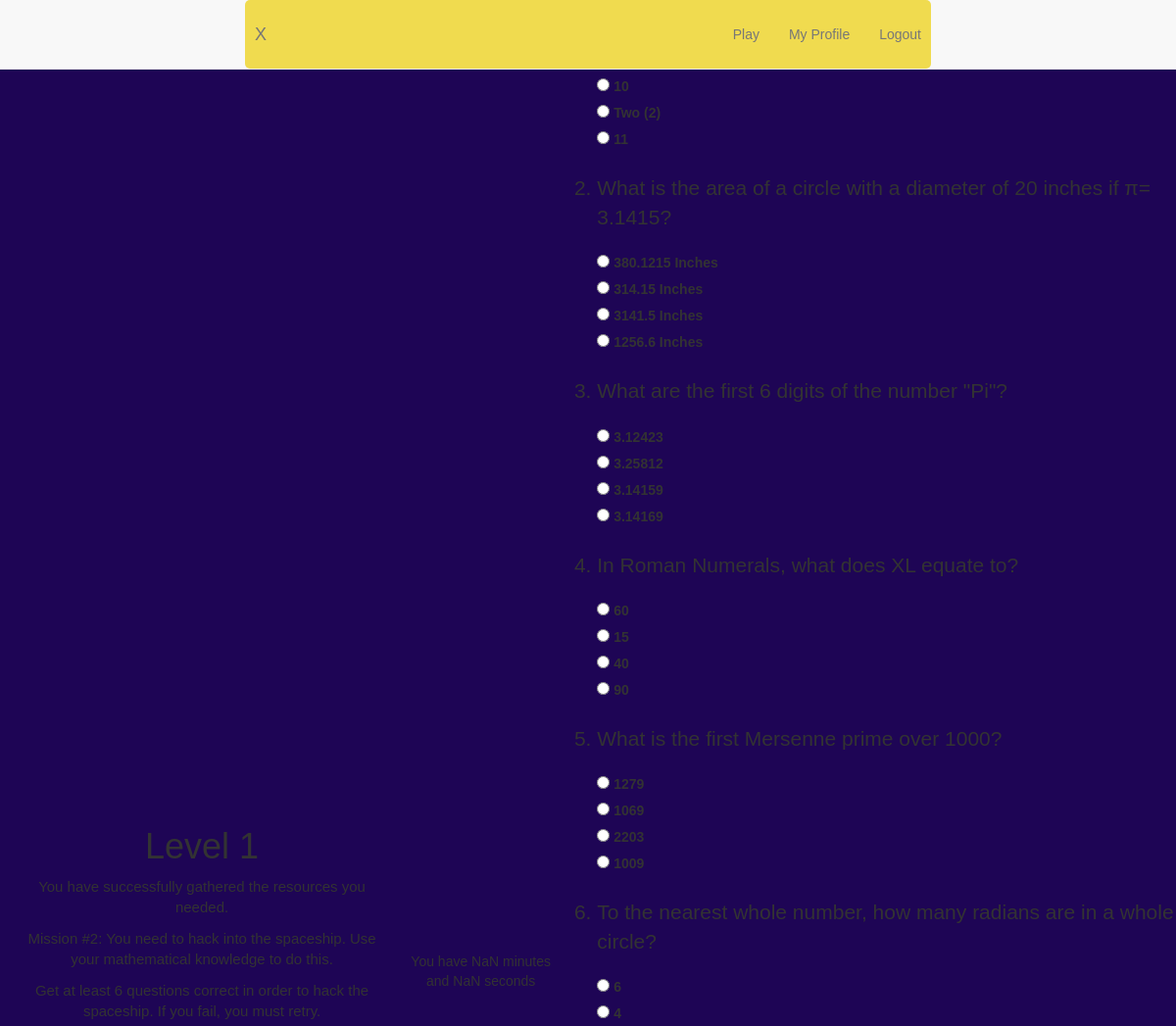
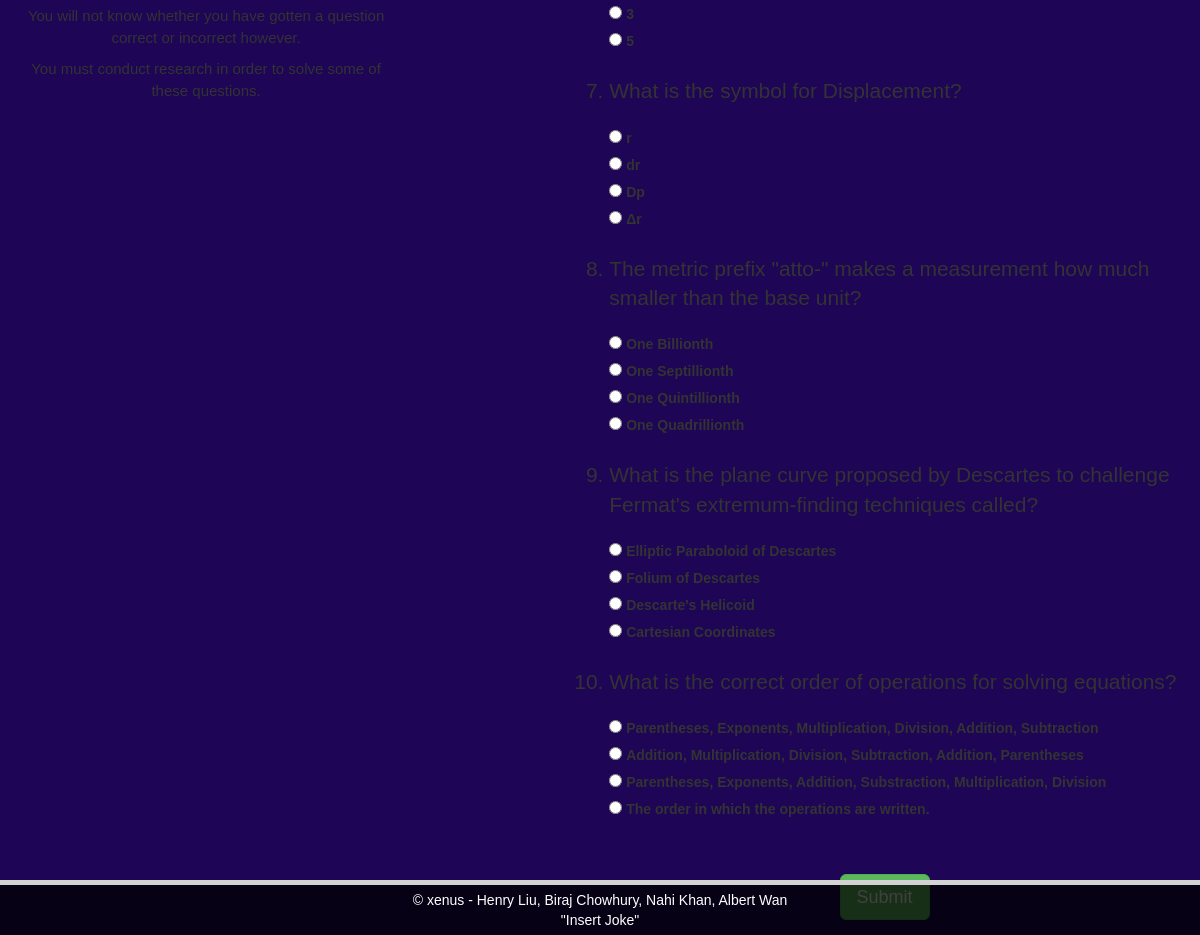
The page /computation (signed in) on the database its author committed (2 pictures, top to bottom).
### tables this page shows
CREATE TABLE TRIVIA (questions TEXT, one TEXT, two TEXT, three TEXT, four TEXT);

### app.py (the view)
@app.route("/computation")
def computation():
    if "user" not in session:
        return redirect(url_for('root'))
    with sqlite3.connect(DB_FILE) as connection:
        c = connection.cursor()
        q = 'SELECT questions, one, two , three, four FROM TRIVIA;'
        foo = c.execute(q)
        List = foo.fetchall()
        connection.commit()
    return render_template('computation.html',q = List, heading = session["user"],sessionstatus = "user" in session)

### templates/computation.html (shortened to what this page needs)
{% extends "homepage.html" %}
{% block body %}
{% block searchresults %}
<div class="container-fluid">
  <center>
    <h1>Level 1</h1>
    <p> You have successfully gathered the resources you needed. </p>
    <p>Mission #2: You need to hack into the spaceship. Use your mathematical knowledge to do this.</p>
    <p>Get at least 6 questions correct in order to hack the spaceship. If you fail, you must retry.</p>
    <p>You will not know whether you have gotten a question correct or incorrect however.</p>
    <p>You must conduct research in order to solve some of these questions.</p>
  </center>
</div>
<head>
</head>
<body onload="timeRemaining()">
  <center><div>You have <span id="clockdiv"></span></div></center>
</body>
<div class = "form-group">
  <form action = "/computationchecker" method='POST'>
    <ol>
      {% for i in q %}
      <li class="lead">{{i[0]|safe}}</li>
      <div class="form-check">
        <input required="true" class ="form-check-input" type='radio' value='{{i[1]}}' name='{{loop.index0}}' required/>
        <label class="form-check-label"> {{i[1]|safe}} </label>
        <br>
        <input required="true" class ="form-check-input" type='radio' value='{{i[2]}}' name='{{loop.index0}}' required/>
        <label class="form-check-label"> {{i[2]|safe}} </label>
        <br>
        <input required="true" class ="form-check-input" type='radio' value='{{i[3]}}' name='{{loop.index0}}' required/>
        <label class="form-check-label"> {{i[3]|safe}} </label>
        <br>
        <input required="true" class ="form-check-input" type='radio' value='{{i[4]}}' name='{{loop.index0}}' required/>
        <label class="form-check-label"> {{i[4]|safe}} </label>
        <br>
      </div>
      <br>
      {% endfor %}
      <br>
    </ol>
    <div class="text-center">
      <button type="submit" class="btn btn-success btn-lg">Submit</button>
    </div>
  </form>
</div>
<br><br><br>
{% endblock %}
{% endblock %}

### templates/homepage.html (shortened to what this page needs)
{% extends "template.html" %}
{% block buttons %}
{% if sessionstatus %}
<html lang="en">
<li class="nav-item">
  <a href="{{ url_for('play') }}" class="nav-link">Play</a>
</li>
<li class="nav-item">
  <a href="{{ url_for('profile') }}" class="nav-link">My Profile</a>
</li>
<li class="nav-item">
  <a href="{{ url_for('logout') }}" class="nav-link">Logout</a>
</li>
{% endif %}
{% endblock %}

### templates/template.html (shortened to what this page needs)
<!DOCTYPE html>
<html lang="en" dir="ltr">
<head>
  <link rel="stylesheet" href="https://maxcdn.bootstrapcdn.com/bootstrap/3.3.7/css/bootstrap.min.css">
  <link rel="stylesheet" href="css/styles.css">
  </head>
<br>
<br>
<body style="height: 100%;">
    <nav class="navbar navbar-default navbar-fixed-top" data-sr-id="0" style="color: black; opacity: 1; transition: opacity 2s cubic-bezier(0.5, 0, 0, 1) 0s;">
      <div class="container">
        <div class="navbar-header">
          <a class="navbar-brand" href="{{ url_for('root') }}">X</a>
        </div>
        <div id="navbar" class="collapse navbar-collapse">
          <ul class="nav navbar-nav navbar-right">
            {% block buttons %}
            {% endblock %}
          </ul>
        </div>
      </div>
    </nav>
    {% block body %}
    {% endblock %}
<br>
<br>
  <footer style="position: fixed; left: 0; bottom: 0; padding: 5px; margin-top: 0; width: 100%; background: rgba(0, 0, 0, 0.75); color: white; text-align: center; border-top: solid; border-color:lightgray; border-width: 5px;">
     &copy xenus - Henry Liu, Biraj Chowhury, Nahi Khan, Albert Wan <br> "Insert Joke"
  </footer>
  </body>
</html>

### templates/styles.css (style rules this page uses)
* { box-sizing: border-box; }
body { display: flex; justify-content: center; align-items: center; min-height: 100vh; margin: 0; background-color: #1E0555; }
body, .quote-input { font-family: 'Gill Sans', 'Gill Sans MT', Calibri, 'Trebuchet MS', sans-serif; }
.container { background-color: #F0DB4F; padding: 1rem; border-radius: .5rem; width: 700px; max-width: 90%; }

### templates/computation.html (style rules this page uses)
p { text-align: center; font-size: 15px; margin-top: 0px; }

### rows shown on the page
TRIVIA: two "10", three "Two (2)", four "11"
TRIVIA: questions "What is the area of a circle with a diameter of 20 inches if π= 3.1415?", one "380.1215 Inches", two "314.15 Inches", three "3141.5 Inches", four "1256.6 Inches"
TRIVIA: questions "What are the first 6 digits of the number \"Pi\"?", one "3.12423", two "3.25812", three "3.14159", four "3.14169"
TRIVIA: questions "In Roman Numerals, what does XL equate to?", one "60", two "15", three "40", four "90"
TRIVIA: questions "What is the first Mersenne prime over 1000?", one "1279", two "1069", three "2203", four "1009"
TRIVIA: questions "To the nearest whole number, how many radians are in a whole circle?", one "6", two "4", three "3", four "5"
TRIVIA: questions "What is the symbol for Displacement?", one "r", two "dr", three "Dp", four "Δr"
TRIVIA: questions "The metric prefix \"atto-\" makes a measurement how much smaller than the base unit?", one "One Billionth", two "One Septillionth", three "One Quintillionth", four "One Quadrillionth"
TRIVIA: questions "What is the plane curve proposed by Descartes to challenge Fermat's extremum-finding techniques called?", one "Elliptic Paraboloid of Descartes", two "Folium of Descartes", three "Descarte's Helicoid", four "Cartesian Coordinates"
TRIVIA: questions "What is the correct order of operations for solving equations?", one "Parentheses, Exponents, Multiplication, Division, Addition, Subtraction", two "Addition, Multiplication, Division, Subtraction, Addition, Parentheses", three "Parentheses, Exponents, Addition, Substraction, Multiplication, Division", four "The order in which the operations are written."
